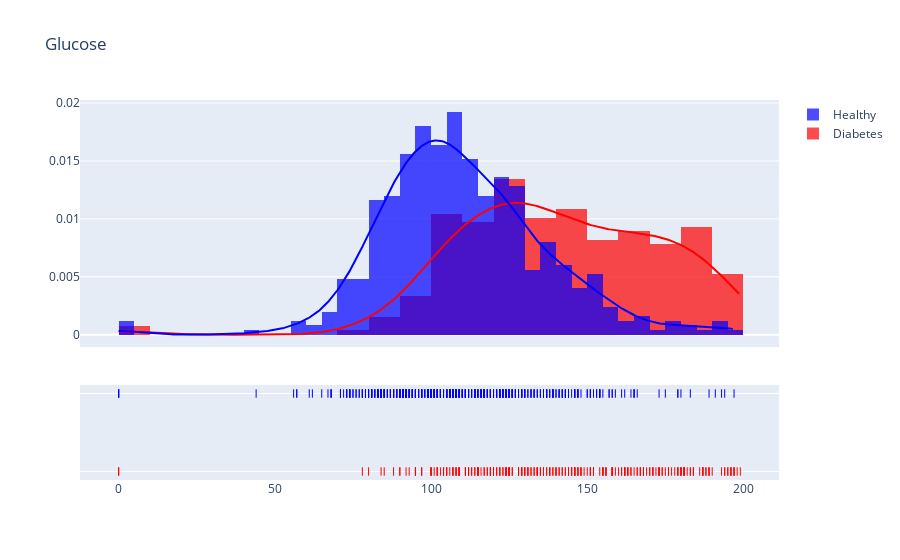

Notebook cell for this chart:
### Markdown cell above
b. Glucose of diabetes person is higher than healthy person

### Code cell
density_plot('Glucose', 0)  # Ganti 'BMI' dengan nama kolom yang ingin Anda plot

### Figure 1 — Plotly figure (JSON) as saved in the notebook; plotly's stock layout.template omitted (floating-point values rounded to 4 significant figures; data arrays with more than 128 entries replaced by an {"elided": "..."} marker saying what was removed)
{"data": [{"autobinx": false, "histnorm": "probability density", "legendgroup": "Diabetes", "marker": {"color": "Red"}, "name": "Diabetes", "opacity": 0.7, "type": "histogram", "x": {"elided": "268 int values"}, "xaxis": "x", "xbins": {"end": 199, "size": 0, "start": 0}, "yaxis": "y"}, {"autobinx": false, "histnorm": "probability density", "legendgroup": "Healthy", "marker": {"color": "Blue"}, "name": "Healthy", "opacity": 0.7, "type": "histogram", "x": {"elided": "500 int values"}, "xaxis": "x", "xbins": {"end": 197, "size": 0, "start": 0}, "yaxis": "y"}, {"legendgroup": "Diabetes", "marker": {"color": "Red"}, "mode": "lines", "name": "Diabetes", "showlegend": false, "type": "scatter", "x": {"elided": "500 float values"}, "xaxis": "x", "y": {"elided": "500 float values"}, "yaxis": "y"}, {"legendgroup": "Healthy", "marker": {"color": "Blue"}, "mode": "lines", "name": "Healthy", "showlegend": false, "type": "scatter", "x": {"elided": "500 float values"}, "xaxis": "x", "y": {"elided": "500 float values"}, "yaxis": "y"}, {"legendgroup": "Diabetes", "marker": {"color": "Red", "symbol": "line-ns-open"}, "mode": "markers", "name": "Diabetes", "showlegend": false, "type": "scatter", "x": {"elided": "268 int values"}, "xaxis": "x", "y": {"elided": "268 str values"}, "yaxis": "y2"}, {"legendgroup": "Healthy", "marker": {"color": "Blue", "symbol": "line-ns-open"}, "mode": "markers", "name": "Healthy", "showlegend": false, "type": "scatter", "x": {"elided": "500 int values"}, "xaxis": "x", "y": {"elided": "500 str values"}, "yaxis": "y2"}], "layout": {"barmode": "overlay", "hovermode": "closest", "legend": {"traceorder": "reversed"}, "title": {"text": "Glucose"}, "xaxis": {"anchor": "y2", "domain": [0, 1], "zeroline": false}, "yaxis": {"anchor": "free", "domain": [0.35, 1], "position": 0}, "yaxis2": {"anchor": "x", "domain": [0, 0.25], "dtick": 1, "showticklabels": false}}}
